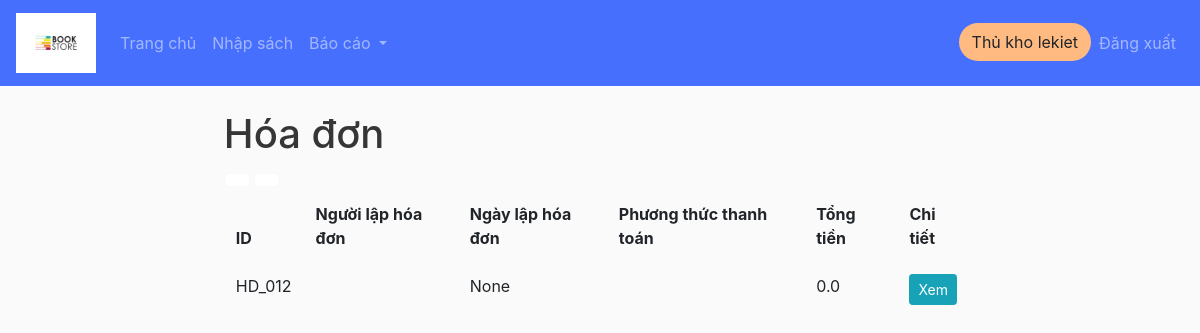
Screenshot of /list_invoice/ (signed in) with the database file from the repository.
### book/models.py (models this page shows, shortened)
class Person(models.Model):
    class Meta:
        verbose_name_plural = 'Thành viên'
    id = models.CharField(max_length=100, primary_key=True, editable=True)
    ho_ten = models.CharField('Họ tên', max_length=100, null=True)
    ngay_sinh = models.DateField('Ngày sinh', null=True, editable=True)
    so_dien_thoai = models.CharField('Số điện thoại', max_length=13, null=True)
    dia_chi = models.CharField('Địa chỉ', max_length=1000, null=True)
    email = models.CharField('Email', max_length=50, null=True)
    profile_pic = models.ImageField('Ảnh đại diện', default="profile1.png", null=True, blank=True)
    user = models.OneToOneField(User, blank=True, null=True, on_delete=models.CASCADE) # a user can have 1 customer, a customer have a user
    @property
    def get_group_name(self):
        query_set = Group.objects.filter(user = self.user)
        if not query_set:
            query_set = ''
        else:
            query_set = query_set[0].name.capitalize()
        return query_set

class HoaDon(models.Model):
    class Meta:
        verbose_name_plural = 'Hóa đơn'
    pttt = (
            ('Thẻ ngân hàng', 'Thẻ ngân hàng'),
            ('Tiền mặt', 'Tiền mặt'),
            )
    id_HD = models.CharField('Mã hóa đơn', max_length=100, primary_key=True, default= 'HD_', editable=True)
    ngay_lap_HD = models.DateTimeField('Ngày lập hóa đơn', null=True)
    tong_tien = models.FloatField('Tổng tiền', null=True, default=0, editable=True)
    nguoi_lap_HD = models.ForeignKey(Person, verbose_name='Nhân viên', null=True, blank=True, related_name="nhan_vien", on_delete=models.PROTECT)
    khach_hang = models.ForeignKey(Person, verbose_name='Khách hàng', null=True, blank=True, related_name="khach_hang", on_delete=models.PROTECT)
    phuong_thuc_thanh_toan = models.CharField('Phương thức thanh toán', max_length=100, null=False, choices=pttt)
    da_tra = models.FloatField('Đã trả', null=True, default=0, editable=True)
    @property
    def get_cart_items(self):
        cac_mat_hang = self.chitiethoadon_set.all()
        total = sum([mh.so_luong for mh in cac_mat_hang])
        return total

### book/views.py (the view)
# urls.py: path('list_invoice/', views.listInvoice, name='list_invoice'),
@login_required(login_url='login')
def listInvoice(request):
    user = request.user.person
    invoices = HoaDon.objects.filter(khach_hang__id=user.id)
    cart_info = get_cart_info(request)
    context = {'invoices': invoices, 'cartItems':cart_info['cartItems']}
    return render(request, 'book/list_invoice.html', context)

### book/utils.py (called while the page is built)
def get_cart_info(request):
    if request.user.is_authenticated:
        kh = request.user.person
        hd = HoaDon.objects.get(khach_hang = kh, da_tra=-1, tong_tien=0)
        mat_hang = hd.chitiethoadon_set.all()
        cartItems = hd.get_cart_items
    return {'mat_hang': mat_hang, 'hd':hd, 'cartItems': cartItems}

### book/templates/book/list_invoice.html (shortened to what this page needs)
{%  extends 'book/main.html' %}
{% block content %}
<link href="https://maxcdn.bootstrapcdn.com/font-awesome/4.7.0/css/font-awesome.min.css" rel="stylesheet" />
<div class="page-content container">
    <div class="page-header text-blue-d2">
        <h1 class="page-title text-secondary-d1">
            Hóa đơn
        </h1>
        <div class="page-tools">
            <div class="action-buttons">
                <a class="btn bg-white btn-light mx-1px text-95" href="#" data-title="Print">
                </a>
                <a class="btn bg-white btn-light mx-1px text-95" href="#" data-title="PDF">
                </a>
            </div>
        </div>
    </div>
<div class="table-responsive">
    <table class="table table-striped table-borderless border-0 border-b-2 brc-default-l1">
        <thead class="bg-none bgc-default-tp1">
            <tr class="text-black">
                <th>ID</th>
                <th>Người lập hóa đơn</th>
                <th>Ngày lập hóa đơn</th>
                <th>Phương thức thanh toán</th>
                <th>Tổng tiền</th>
                <th>Chi tiết</th>
            </tr>
        </thead>
        <tbody class="text-95 text-secondary-d3">
            {% for invoice in invoices %}
            <tr>
                <td>{{invoice.id_HD}}</td>
                <td>{{invoice.nguoi_lap_HD.ho_ten}}</td>
                <td>{{invoice.ngay_lap_HD}}</td>
                <td>{{invoice.phuong_thuc_thanh_toan}}</td>
                <td>{{invoice.tong_tien}}</td>
                <th><a class="btn btn-sm btn-info" href="{% url 'review_invoice' invoice.id_HD %}">Xem</a></th>
            </tr>
            {% endfor %}
        </tbody>
    </table>
</div>
{% endblock content %}

### book/templates/book/navbar.html (shortened to what this page needs)
{% load static %}
<nav class="navbar navbar-expand-sm navbar-dark" style="background-color: rgba(40, 88, 255, 0.85);">
  <a class="navbar-brand" href="{% url 'home' %}">
    <img src="{% static 'images/logons.png' %}" alt="logo" height="60px">
  </a>
  <div class="collapse navbar-collapse" id="navbarSupportedContent">
    <ul class="navbar-nav mr-auto">
      <li class="nav-item {% if request.resolver_match.view_name == 'home' %}active{% endif %}">
        <a class="nav-link" href="{% url 'home' %}">Trang chủ </a>
      </li>
      {% if user.is_authenticated %}
        {% if user.person.get_group_name == 'Thủ kho' %}
          <li class="nav-item {% if request.resolver_match.view_name == 'book_entry' %}active{% endif %}">
            <a class="nav-link" href="{% url 'book_entry' %}">Nhập sách</a>
          </li>
          <li class="nav-item dropdown {% if request.resolver_match.view_name == 'inventory_report' or  request.resolver_match.view_name == 'debt_report' %}active{% endif %}">
            <a class="nav-link dropdown-toggle" href="#" id="navbarDropdown" role="button" data-toggle="dropdown" aria-haspopup="true" aria-expanded="false">
              Báo cáo
            </a>
          </li>
        {% endif %}
      {% endif %}
    </ul>
    <div class="form-inline my-2 my-lg-0">
      <ul class="navbar-nav">
        {% if user.is_authenticated %}
        <li class="nav-item">
          <a class="btn" style="background-color: #FFBA81; border-radius: 40px;" href="/customer_info/">{{request.user.person.get_group_name}} {{request.user}}</a>
        </li>
        <li class="nav-item">
          <a class="nav-link" href="{% url 'logout' %}">Đăng xuất</a>
        </li>
        {% endif %}
    </ul>
    </div>
  </div>
</nav>

### static/css/book_main.css (style rules this page uses)
.container { max-width: 82% !important; }
body { background-color: hsl(0, 0%, 98%); }
h1,h2,h3,h4,h5,h6 { color:hsl(0, 0%, 21%); }

### rows the page displays
HoaDon: id_HD "HD_012", ngay_lap_HD "None", tong_tien "0.0"

### other values shown
{{ request.user.person.get_group_name }} "Thủ kho"
{{ request.user }} "lekiet"
